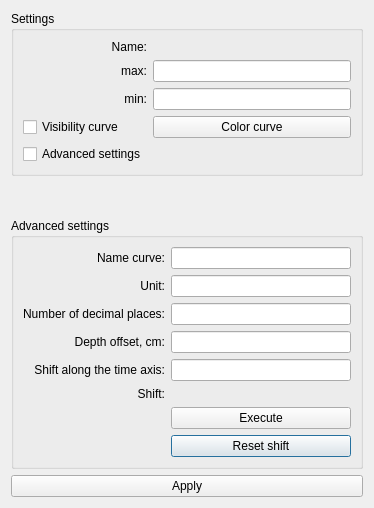
<?xml version="1.0" encoding="UTF-8"?>
<ui version="4.0">
 <class>SettingExtSeries</class>
 <widget class="QDialog" name="SettingExtSeries">
  <property name="geometry">
   <rect>
    <x>0</x>
    <y>0</y>
    <width>374</width>
    <height>508</height>
   </rect>
  </property>
  <property name="windowTitle">
   <string>Settings curves</string>
  </property>
  <layout class="QVBoxLayout" name="verticalLayout">
   <item>
    <layout class="QGridLayout" name="gridLayout">
     <item row="2" column="0">
      <widget class="QGroupBox" name="advSettingsGroupBox">
       <property name="title">
        <string>Advanced settings</string>
       </property>
       <layout class="QGridLayout" name="gridLayout_3">
        <item row="2" column="1">
         <widget class="QLineEdit" name="numDecPlacesLineEdit"/>
        </item>
        <item row="3" column="1">
         <widget class="QLineEdit" name="depthOffsetLineEdit"/>
        </item>
        <item row="5" column="0">
         <widget class="QLabel" name="shiftLbl">
          <property name="text">
           <string>Shift:</string>
          </property>
          <property name="alignment">
           <set>Qt::AlignRight|Qt::AlignTrailing|Qt::AlignVCenter</set>
          </property>
         </widget>
        </item>
        <item row="5" column="1">
         <widget class="QLabel" name="valueShiftLbl">
          <property name="text">
           <string/>
          </property>
         </widget>
        </item>
        <item row="7" column="1">
         <widget class="QPushButton" name="resetShiftBtn">
          <property name="text">
           <string>Reset shift</string>
          </property>
         </widget>
        </item>
        <item row="4" column="0">
         <widget class="QLabel" name="shiftAxisLbl">
          <property name="text">
           <string>Shift along the time axis:</string>
          </property>
          <property name="alignment">
           <set>Qt::AlignRight|Qt::AlignTrailing|Qt::AlignVCenter</set>
          </property>
         </widget>
        </item>
        <item row="1" column="1">
         <widget class="QLineEdit" name="unitLineEdit"/>
        </item>
        <item row="4" column="1">
         <widget class="QLineEdit" name="shiftAxisLineEdit"/>
        </item>
        <item row="3" column="0">
         <widget class="QLabel" name="depthOffsetLbl">
          <property name="text">
           <string>Depth offset, cm:</string>
          </property>
          <property name="alignment">
           <set>Qt::AlignRight|Qt::AlignTrailing|Qt::AlignVCenter</set>
          </property>
         </widget>
        </item>
        <item row="2" column="0">
         <widget class="QLabel" name="numDecPlacesLbl">
          <property name="text">
           <string>Number of decimal places:</string>
          </property>
          <property name="alignment">
           <set>Qt::AlignRight|Qt::AlignTrailing|Qt::AlignVCenter</set>
          </property>
         </widget>
        </item>
        <item row="6" column="1">
         <widget class="QPushButton" name="executeShiftAxisBtn">
          <property name="text">
           <string>Execute</string>
          </property>
         </widget>
        </item>
        <item row="1" column="0">
         <widget class="QLabel" name="unitLbl">
          <property name="text">
           <string>Unit:</string>
          </property>
          <property name="alignment">
           <set>Qt::AlignRight|Qt::AlignTrailing|Qt::AlignVCenter</set>
          </property>
         </widget>
        </item>
        <item row="0" column="0">
         <widget class="QLabel" name="nameChangeLbl">
          <property name="text">
           <string>Name curve:</string>
          </property>
          <property name="alignment">
           <set>Qt::AlignRight|Qt::AlignTrailing|Qt::AlignVCenter</set>
          </property>
         </widget>
        </item>
        <item row="0" column="1">
         <widget class="QLineEdit" name="nameChangeLineEdit"/>
        </item>
       </layout>
      </widget>
     </item>
     <item row="0" column="0">
      <widget class="QGroupBox" name="settingsGroupBox">
       <property name="title">
        <string>Settings</string>
       </property>
       <layout class="QGridLayout" name="gridLayout_2">
        <item row="4" column="0">
         <widget class="QCheckBox" name="seriesOnOffCheckBox">
          <property name="text">
           <string>Visibility curve</string>
          </property>
         </widget>
        </item>
        <item row="4" column="2">
         <widget class="QPushButton" name="colorBtn">
          <property name="text">
           <string>Color curve</string>
          </property>
         </widget>
        </item>
        <item row="2" column="2">
         <widget class="QLineEdit" name="minLineEdit"/>
        </item>
        <item row="2" column="0">
         <widget class="QLabel" name="minLbl">
          <property name="text">
           <string>min:</string>
          </property>
          <property name="alignment">
           <set>Qt::AlignRight|Qt::AlignTrailing|Qt::AlignVCenter</set>
          </property>
         </widget>
        </item>
        <item row="0" column="0">
         <widget class="QLabel" name="nameLbl">
          <property name="text">
           <string>Name:</string>
          </property>
          <property name="alignment">
           <set>Qt::AlignRight|Qt::AlignTrailing|Qt::AlignVCenter</set>
          </property>
         </widget>
        </item>
        <item row="5" column="0">
         <widget class="QCheckBox" name="advSetCcheckBox">
          <property name="text">
           <string>Advanced settings</string>
          </property>
         </widget>
        </item>
        <item row="1" column="2">
         <widget class="QLineEdit" name="maxLineEdit"/>
        </item>
        <item row="0" column="2">
         <widget class="QLabel" name="nameSeriesLbl">
          <property name="text">
           <string/>
          </property>
         </widget>
        </item>
        <item row="1" column="0">
         <widget class="QLabel" name="maxLbl">
          <property name="text">
           <string>max:</string>
          </property>
          <property name="alignment">
           <set>Qt::AlignRight|Qt::AlignTrailing|Qt::AlignVCenter</set>
          </property>
         </widget>
        </item>
       </layout>
      </widget>
     </item>
     <item row="1" column="0">
      <spacer name="verticalSpacer">
       <property name="orientation">
        <enum>Qt::Vertical</enum>
       </property>
       <property name="sizeHint" stdset="0">
        <size>
         <width>20</width>
         <height>40</height>
        </size>
       </property>
      </spacer>
     </item>
    </layout>
   </item>
   <item>
    <widget class="QPushButton" name="applyBtn">
     <property name="text">
      <string>Apply</string>
     </property>
    </widget>
   </item>
  </layout>
 </widget>
 <resources/>
 <connections/>
</ui>
